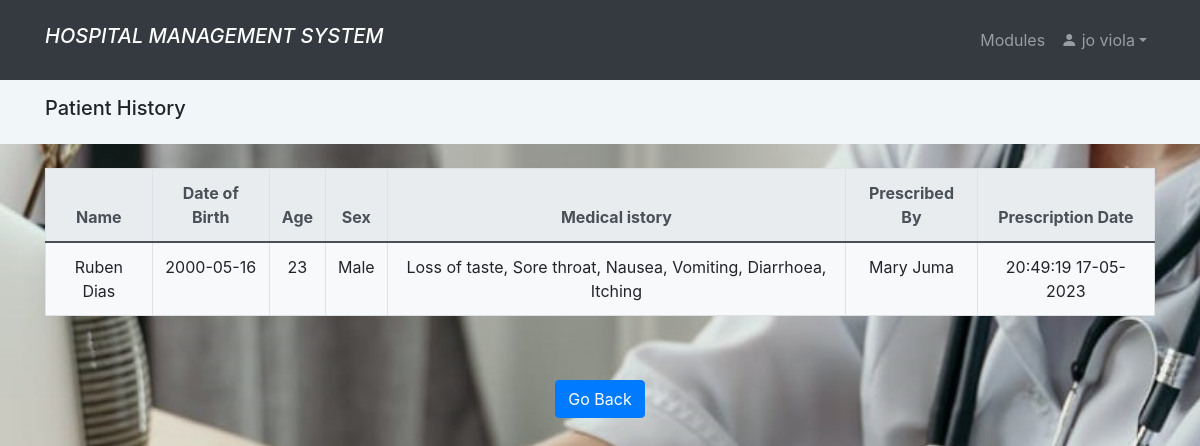
The page /view_history.php?history=16 (signed in) on the database as committed earlier.
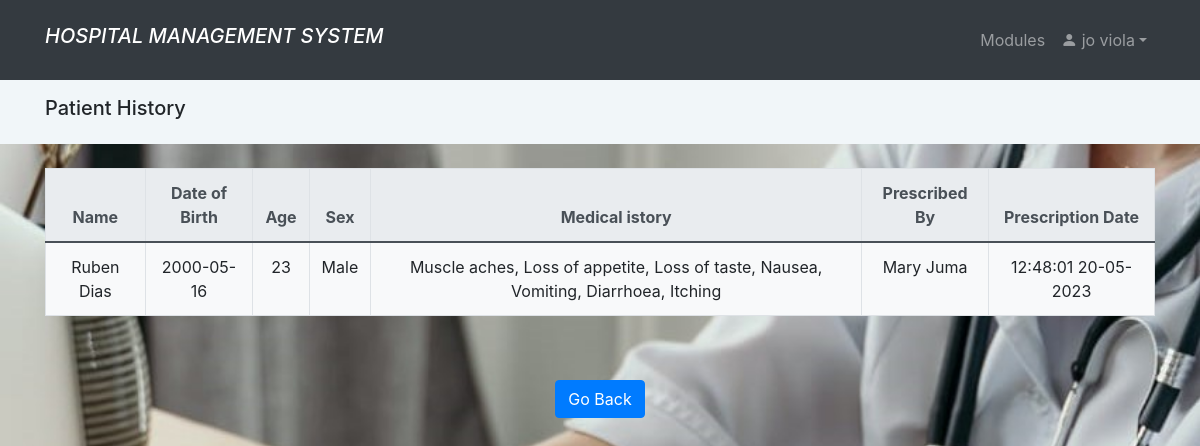
The same page on the database as committed later.
### tables this page shows
CREATE TABLE `patient` (
  `id` int(11) NOT NULL,
  `name` varchar(100) NOT NULL,
  `date` date NOT NULL,
  `gender` varchar(10) NOT NULL,
  `age` int(2) NOT NULL,
  `phoneNumber` int(10) NOT NULL,
  `district` varchar(100) NOT NULL,
  `village` varchar(100) NOT NULL,
  `residential` varchar(100) NOT NULL,
  `others` text DEFAULT NULL,
  `symptoms` text DEFAULT NULL,
  `history` text DEFAULT NULL,
  `drug` text NOT NULL,
  `dosage` text NOT NULL,
  `drug_given_by` text NOT NULL,
  `drug_status` text NOT NULL,
  `prescribed_by` text DEFAULT NULL,
  `prescribed_on` text DEFAULT NULL,
  `total_bills` int(15) DEFAULT NULL,
  `status` text NOT NULL DEFAULT 'not paid',
  `tests` text DEFAULT NULL,
  `lab_results` text DEFAULT NULL
);

### view_history.php (the view, shortened to what this page needs)
<?php
include 'user_regdb.php';
if (isset($_SESSION['id']) && isset($_SESSION['uname'])){
  include "unavbar.php";
  include "comfig.php";
        ?>
<!DOCTYPE html>
<html>
<head>
	<link rel="stylesheet" href="https://maxcdn.bootstrapcdn.com/bootstrap/4.5.2/css/bootstrap.min.css">
</head>
<body>
   <nav class="navbar py-2"style="background-color:#F1F6F9;" >
            <div class="container">
			<h5 class="navbar-brand text-center"> Patient History</h5>
            </div>
        </nav>
<div class="p-4">
				<?php
                if(isset($_GET['history'])){
              $id = $_GET['history'];
              $sql2 = "SELECT * FROM patient WHERE id='$id'";
              $result2 = $mysqli->query($sql2);
                  $row = $result2->fetch_assoc();
                }
				if ($result2->num_rows > 0) {
                    if(empty($row['history'])){
                    echo "<tr><td colspan='15' class='text-center'>No Medical History found for <b> ".$row['name']."</b></td></tr>";
                    } else {
                    ?>
                    	<div class="container text-center">
		                    <div class="table-responsive">
                                <table class="table table-bordered  bg-light">
			                <thead class="thead-light">
				        <tr>
					<th>Name</th>
					<th>Date of Birth</th>
					<th>Age</th>
                    <th>Sex</th>
					<th>Medical istory</th>
                    <th>Prescribed By</th>
                    <th>Prescription Date</th>
					</tr>
			        </thead>
			        <tbody>
                    <tr>
							<td><?php echo $row["name"]; ?></td>
							<td><?php echo $row["date"]; ?></td>
							<td><?php echo $row["age"]; ?></td>
                            <td><?php echo $row["gender"]; ?></td>
							<td><?php echo $row["history"]; ?></td>
                            <td><?php echo $row["prescribed_by"]; ?></td>
                            <td><?php echo $row["prescribed_on"]; ?></td>
						</tr>
                        <?php
					}
                }
                ?>
			</tbody>
		</table>
        <br><br>
        <button class='btn btn-primary mb-3' onclick='window.history.back()'> Go Back</button>
	</div>
</div>
</div>
</body>
</html>
<?php
    }else {
        header("Location: home.php");
        exit();
    }
?>

Rows that differ between the two databases and show on the page:
changed patient "Ruben Dias": history "Loss of taste, Sore throat, Nausea, Vomiting, Diarrhoea, Itching" → "Muscle aches, Loss of appetite, Loss of taste, Nausea, Vomiting, Diarrhoea, Itching"; prescribed_on "20:49:19 17-05-2023" → "12:48:01 20-05-2023"
